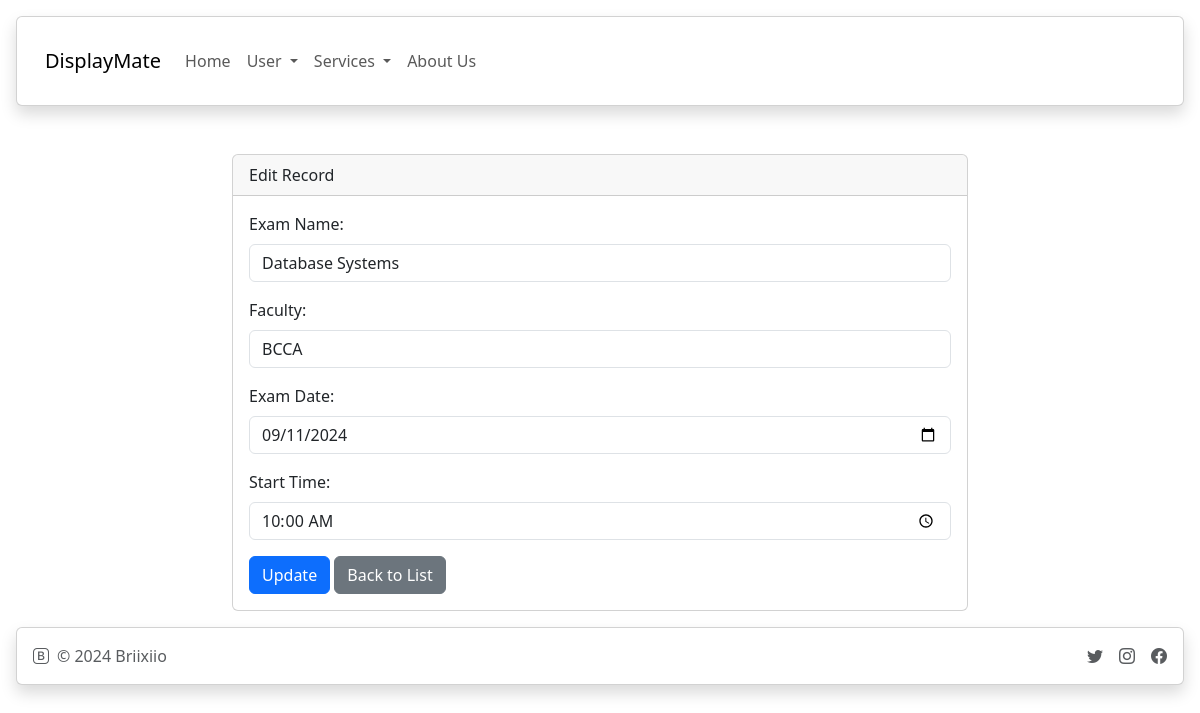
The app's page /edit.php?table=exams&id=2 (signed in) with its own data.
### tables this page shows
CREATE TABLE `exams` (
  `id` int(11) NOT NULL,
  `exam_name` varchar(255) NOT NULL,
  `faculty` varchar(255) NOT NULL,
  `exam_date` date NOT NULL,
  `start_time` time NOT NULL
);

### edit.php (the view, shortened to what this page needs)
<?php
require 'config.php';
$table = $_GET['table'] ?? null;
$id = $_GET['id'] ?? null;
$tableConfigs = [
    'holiday' => [
        'fields' => ['date', 'description'],
        'labels' => ['Date', 'Description'],
    ],
    'exams' => [
        'fields' => ['exam_name', 'faculty', 'exam_date', 'start_time'],
        'labels' => ['Exam Name', 'Faculty', 'Exam Date', 'Start Time'],
    ],
    'extra_curricular' => [
        'fields' => ['activity_name', 'faculty_department', 'activity_date', 'start_time'],
        'labels' => ['Activity Name', 'Faculty Department', 'Activity Date', 'Start Time'],
    ],
    'special_events' => [
        'fields' => ['event_name', 'organizing_department', 'event_date', 'start_time'],
        'labels' => ['Event Name', 'Organizing Department', 'Event Date', 'Start Time'],
    ],
];
$fields = $tableConfigs[$table]['fields'];
$labels = $tableConfigs[$table]['labels'];
$sql = "SELECT * FROM $table WHERE id = :id";
$stmt = $pdo->prepare($sql);
$stmt->execute(['id' => $id]);
$record = $stmt->fetch(PDO::FETCH_ASSOC);
?>
<!DOCTYPE html>
<html lang="en">
<head>
    <link rel="stylesheet" href="vendor/twbs/bootstrap/dist/css/bootstrap.min.css">
    <link rel="stylesheet" href="vendor/twbs/bootstrap-icons/font/bootstrap-icons.css">
</head>
<body>
    <?php include './_partials/navbar.php'; ?>
    <div class="container mt-5">
        <div class="row justify-content-center">
            <div class="col-md-8">
                <div class="card">
                    <div class="card-header">
                        Edit Record
                    </div>
                    <div class="card-body">
                        <form action="" method="post">
                            <?php foreach ($fields as $index => $field): ?>
                                <div class="mb-3">
                                    <label for="<?= $field ?>" class="form-label"><?= $labels[$index] ?>:</label>
                                    <input
                                        type="<?= strpos($field, '_date') !== false ? 'date' : (strpos($field, '_time') !== false ? 'time' : 'text') ?>"
                                        id="<?= $field ?>" name="<?= $field ?>"
                                        value="<?= htmlspecialchars($record[$field]) ?>" class="form-control" required>
                                </div>
                            <?php endforeach; ?>
                            <button type="submit" name="update" class="btn btn-primary">Update</button>
                            <a href="dashboard.php" class="btn btn-secondary">Back to List</a>
                        </form>
                    </div>
                </div>
            </div>
        </div>
    </div>
    <?php include './_partials/footer.php'; ?>
</body>
</html>

### records on screen
exams: exam_name "Database Systems", faculty "BCCA", exam_date "09/11/2024", start_time "10:00:00"

### other values on screen
$item['label'] "Home"
$item['label'] "User"
$item['label'] "Services"
$item['label'] "About Us"
$labels[$index] "Exam Name"
$labels[$index] "Faculty"
$labels[$index] "Exam Date"
$labels[$index] "Start Time"
